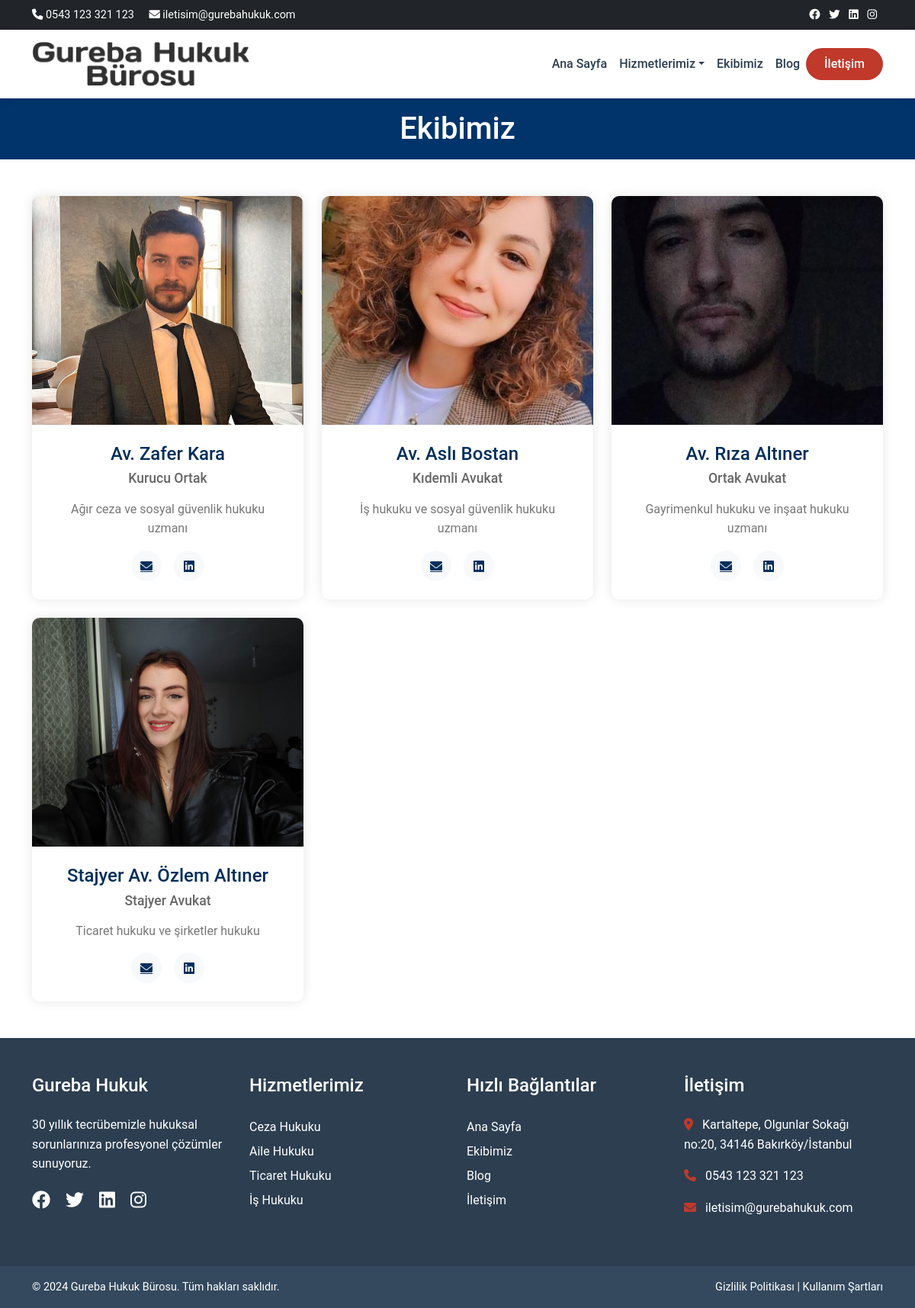
The app's page /ekip.php with its own data.
### tables this page shows
CREATE TABLE IF NOT EXISTS `contact_info` (
  `id` int NOT NULL AUTO_INCREMENT,
  `phone` varchar(255) DEFAULT NULL,
  `email` varchar(255) DEFAULT NULL,
  `address` text,
  `facebook` varchar(255) DEFAULT NULL,
  `twitter` varchar(255) DEFAULT NULL,
  `instagram` varchar(255) DEFAULT NULL,
  `linkedin` varchar(255) DEFAULT NULL,
  `maps_embed` text,
  `updated_at` timestamp NULL DEFAULT CURRENT_TIMESTAMP ON UPDATE CURRENT_TIMESTAMP,
  `maps_url` text,
  PRIMARY KEY (`id`)
);

CREATE TABLE IF NOT EXISTS `team_members` (
  `id` int NOT NULL AUTO_INCREMENT,
  `name` varchar(100) NOT NULL,
  `title` varchar(100) NOT NULL,
  `description` text,
  `image` varchar(255) DEFAULT NULL,
  `email` varchar(100) DEFAULT NULL,
  `linkedin` varchar(255) DEFAULT NULL,
  `order_number` int DEFAULT '0',
  `created_at` timestamp NULL DEFAULT CURRENT_TIMESTAMP,
  PRIMARY KEY (`id`)
);

### includes/config.php (called while the page is built, shortened)
<?php
$host = 'localhost';
$dbname = 'gureba_hukuk';
$username = 'root';
$password = '';
try {
    $conn = new mysqli($host, $username, $password, $dbname);
    $conn->set_charset("utf8mb4");
} catch (Exception $e) {
    die("Veritabanı bağlantı hatası: " . $e->getMessage());
}
$contact_query = "SELECT * FROM contact_info LIMIT 1";
$contact_result = $conn->query($contact_query);
$contact_info = $contact_result->fetch_assoc();
?>

### ekip.php (the view, shortened to what this page needs)
<?php
include 'includes/config.php';
include 'includes/header.php';
$query = "SELECT * FROM team_members ORDER BY order_number ASC";
$team_members = $conn->query($query);
?>
<div class="page-header text-white" style="background-color: #01346b;">
    <div class="container">
        <h1 class="text-center m-0 py-3">Ekibimiz</h1>
    </div>
</div>
<section class="team-section py-5">
    <div class="container">
        <div class="row g-4">
            <?php while($member = $team_members->fetch_assoc()): ?>
            <div class="col-md-4">
                <div class="team-member">
                    <div class="member-image">
                        <img src="uploads/team/<?php echo $member['image']; ?>"
                             alt="<?php echo htmlspecialchars($member['name']); ?>"
                             class="img-fluid">
                    </div>
                    <div class="member-info">
                        <h3><?php echo htmlspecialchars($member['name']); ?></h3>
                        <h5><?php echo htmlspecialchars($member['title']); ?></h5>
                        <p><?php echo htmlspecialchars($member['description']); ?></p>
                        <div class="member-social">
                            <?php if($member['email']): ?>
                            <a href="mailto:<?php echo $member['email']; ?>" class="social-link">
                                <i class="fas fa-envelope"></i>
                            </a>
                            <?php endif; ?>
                            <?php if($member['linkedin']): ?>
                            <a href="<?php echo $member['linkedin']; ?>" class="social-link" target="_blank">
                                <i class="fab fa-linkedin"></i>
                            </a>
                            <?php endif; ?>
                        </div>
                    </div>
                </div>
            </div>
            <?php endwhile; ?>
        </div>
    </div>
</section>
<?php include 'includes/footer.php'; ?>

### includes/header.php (shortened to what this page needs)
<!DOCTYPE html>
<html lang="tr">
<head>
    <link rel="stylesheet" href="https://cdn.jsdelivr.net/npm/bootstrap@5.3.0/dist/css/bootstrap.min.css">
    <link rel="stylesheet" href="https://cdnjs.cloudflare.com/ajax/libs/font-awesome/6.0.0/css/all.min.css">
    <link rel="stylesheet" href="assets/css/style.css">
</head>
<body>
    <div class="top-bar bg-dark text-white py-2">
        <div class="container">
            <div class="row">
                <div class="col-md-6">
                    <i class="fas fa-phone"></i> <?php echo isset($contact_info['phone']) ? $contact_info['phone'] : ''; ?>
                    <i class="fas fa-envelope ms-3"></i> <?php echo isset($contact_info['email']) ? $contact_info['email'] : ''; ?>
                </div>
                <div class="col-md-6 text-end">
                    <?php if(isset($contact_info['facebook']) && !empty($contact_info['facebook'])): ?>
                        <a href="<?php echo $contact_info['facebook']; ?>" class="text-white me-2"><i class="fab fa-facebook"></i></a>
                    <?php endif; ?>
                    <?php if(isset($contact_info['twitter']) && !empty($contact_info['twitter'])): ?>
                        <a href="<?php echo $contact_info['twitter']; ?>" class="text-white me-2"><i class="fab fa-twitter"></i></a>
                    <?php endif; ?>
                    <?php if(isset($contact_info['linkedin']) && !empty($contact_info['linkedin'])): ?>
                        <a href="<?php echo $contact_info['linkedin']; ?>" class="text-white me-2"><i class="fab fa-linkedin"></i></a>
                    <?php endif; ?>
                    <?php if(isset($contact_info['instagram']) && !empty($contact_info['instagram'])): ?>
                        <a href="<?php echo $contact_info['instagram']; ?>" class="text-white me-2"><i class="fab fa-instagram"></i></a>
                    <?php endif; ?>
                </div>            </div>
        </div>
    </div>
    <nav class="navbar navbar-expand-lg sticky-top">
        <div class="container">
            <a class="navbar-brand" href="index.php">
                <img src="assets/images/logo.png" alt="Gureba Hukuk" height="60">
            </a>
            <div class="collapse navbar-collapse" id="navbarNav">
                <ul class="navbar-nav ms-auto">
                    <li class="nav-item">
                        <a class="nav-link" href="index.php">Ana Sayfa</a>
                    </li>
                    <li class="nav-item dropdown">
                        <a class="nav-link dropdown-toggle" href="#" data-bs-toggle="dropdown">Hizmetlerimiz</a>
                    </li>
                    <li class="nav-item">
                        <a class="nav-link" href="ekip.php">Ekibimiz</a>
                    </li>
                    <li class="nav-item">
                        <a class="nav-link" href="blog.php">Blog</a>
                    </li>
                    <li class="nav-item">
                        <a class="nav-link contact-btn" href="iletisim.php">İletişim</a>
                    </li>
                </ul>
            </div>
        </div>
    </nav>

### includes/footer.php (shortened to what this page needs)
<footer class="footer">
    <div class="footer-top py-5">
        <div class="container">
            <div class="row">
                <div class="col-md-3">
                    <h4>Gureba Hukuk</h4>
                    <p>30 yıllık tecrübemizle hukuksal sorunlarınıza profesyonel çözümler sunuyoruz.</p>
                    <div class="social-links">
                        <?php if(isset($contact_info['facebook']) && !empty($contact_info['facebook'])): ?>
                            <a href="<?php echo $contact_info['facebook']; ?>"><i class="fab fa-facebook"></i></a>
                        <?php endif; ?>
                        <?php if(isset($contact_info['twitter']) && !empty($contact_info['twitter'])): ?>
                            <a href="<?php echo $contact_info['twitter']; ?>"><i class="fab fa-twitter"></i></a>
                        <?php endif; ?>
                        <?php if(isset($contact_info['linkedin']) && !empty($contact_info['linkedin'])): ?>
                            <a href="<?php echo $contact_info['linkedin']; ?>"><i class="fab fa-linkedin"></i></a>
                        <?php endif; ?>
                        <?php if(isset($contact_info['instagram']) && !empty($contact_info['instagram'])): ?>
                            <a href="<?php echo $contact_info['instagram']; ?>"><i class="fab fa-instagram"></i></a>
                        <?php endif; ?>
                    </div>
                </div>
                <div class="col-md-3">
                    <h4>Hizmetlerimiz</h4>
                    <ul class="footer-links">
                        <li><a href="hizmetler.php#ceza">Ceza Hukuku</a></li>
                        <li><a href="hizmetler.php#aile">Aile Hukuku</a></li>
                        <li><a href="hizmetler.php#ticaret">Ticaret Hukuku</a></li>
                        <li><a href="hizmetler.php#is">İş Hukuku</a></li>
                    </ul>
                </div>
                <div class="col-md-3">
                    <h4>Hızlı Bağlantılar</h4>
                    <ul class="footer-links">
                        <li><a href="index.php">Ana Sayfa</a></li>
                        <li><a href="ekip.php">Ekibimiz</a></li>
                        <li><a href="blog.php">Blog</a></li>
                        <li><a href="iletisim.php">İletişim</a></li>
                    </ul>
                </div>
                <div class="col-md-3">
                    <h4>İletişim</h4>
                    <ul class="footer-contact">
                        <li><i class="fas fa-map-marker-alt"></i> <?php echo isset($contact_info['address']) ? $contact_info['address'] : ''; ?></li>
                        <li><i class="fas fa-phone"></i> <?php echo isset($contact_info['phone']) ? $contact_info['phone'] : ''; ?></li>
                        <li><i class="fas fa-envelope"></i> <?php echo isset($contact_info['email']) ? $contact_info['email'] : ''; ?></li>
                    </ul>
                </div>
            </div>
        </div>
    </div>
    <div class="footer-bottom py-3">
        <div class="container">
            <div class="row">
                <div class="col-md-6">
                    &copy; 2024 Gureba Hukuk Bürosu. Tüm hakları saklıdır.
                </div>
                <div class="col-md-6 text-end">
                    <a href="gizlilik-politikasi.php">Gizlilik Politikası</a> |
                    <a href="kullanim-sartlari.php">Kullanım Şartları</a>
                </div>
            </div>
        </div>
    </div>
</footer>
</body>
</html>

### assets/css/style.css (style rules this page uses)
:root { --primary-color: #2c3e50; --secondary-color: #34495e; --accent-color: #c0392b; --light-color: #ecf0f1; --dark-color: #2c3e50; }
body { font-family: 'Roboto', sans-serif; line-height: 1.6; }
.top-bar { font-size: 0.9rem; }
.navbar { background: white; box-shadow: 0 2px 10px rgba(0,0,0,0.1); padding: 0.5rem 0; }
.navbar-nav .nav-link { color: var(--dark-color); font-weight: 500; padding: 1.5rem 1rem; transition: color 0.3s; }
.contact-btn { background: var(--accent-color); color: white !important; border-radius: 30px; padding: 0.5rem 1.5rem !important; margin: 1rem 0; }
.footer { background: var(--dark-color); color: white; }
.footer-top { background: var(--primary-color); }
.footer h4 { color: white; margin-bottom: 1.5rem; }
.footer-links { list-style: none; padding: 0; }
.footer-links a { color: white; text-decoration: none; transition: color 0.3s; line-height: 2; }
.footer-contact { list-style: none; padding: 0; }
.footer-contact li { margin-bottom: 1rem; }
.footer-contact i { margin-right: 0.5rem; color: var(--accent-color); }
.social-links a { color: white; font-size: 1.5rem; margin-right: 1rem; transition: color 0.3s; }
.footer-bottom { background: var(--secondary-color); font-size: 0.9rem; }
.footer-bottom a { color: white; text-decoration: none; }

### ekip.php (style rules this page uses)
.team-member { background: #fff; border-radius: 10px; overflow: hidden; box-shadow: 0 0 15px rgba(0,0,0,0.1); transition: transform 0.3s ease; }
.member-image img { width: 100%; height: 300px; object-fit: cover; }
.member-info { padding: 1.5rem; text-align: center; }
.member-info h3 { color: #002e5b; font-size: 1.5rem; margin-bottom: 0.5rem; }
.member-info h5 { color: #666; font-size: 1.1rem; margin-bottom: 1rem; }
.member-info p { color: #777; margin-bottom: 1rem; }
.member-social { display: flex; justify-content: center; gap: 1rem; }
.social-link { width: 40px; height: 40px; display: flex; align-items: center; justify-content: center; background: #f8f9fa; color: #002e5b; border-radius: 50%; transition: all 0.3s ease; }

### records on screen
contact_info: phone "0543 123 321 123", email "iletisim@gurebahukuk.com", address "Kartaltepe, Olgunlar Sokağı no:20, 34146 Bakırköy/İstanbul"
team_members: image (picture), name "Av. Zafer Kara", title "Kurucu Ortak", description "Ağır ceza ve sosyal güvenlik hukuku uzmanı"
team_members: image (picture), name "Av. Aslı Bostan", title "Kıdemli Avukat", description "İş hukuku ve sosyal güvenlik hukuku uzmanı"
team_members: image (picture), name "Av. Rıza Altıner", title "Ortak Avukat", description "Gayrimenkul hukuku ve inşaat hukuku uzmanı"
team_members: image (picture), name "Stajyer Av. Özlem Altıner", title "Stajyer Avukat", description "Ticaret hukuku ve şirketler hukuku"
